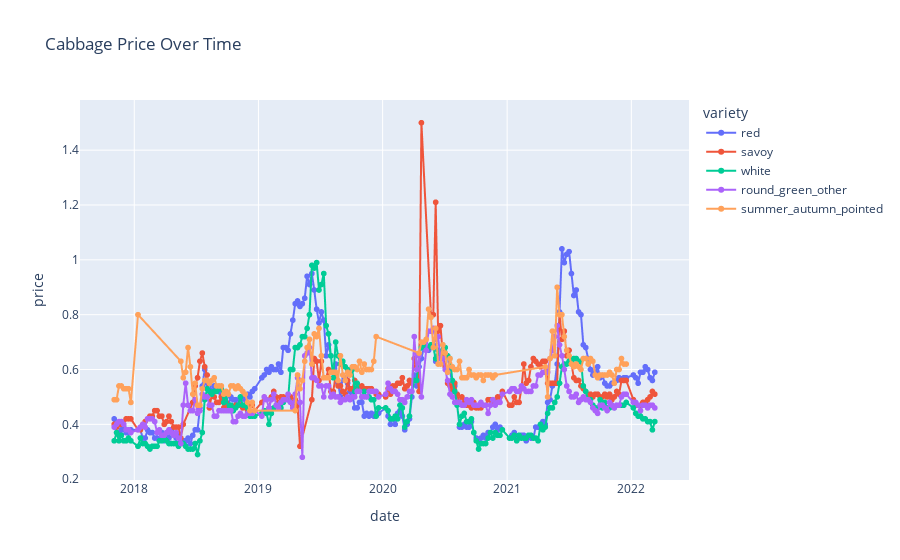

Here is the notebook cell this chart was saved with:
### Code cell
# Interactive chart line for better visualization and specific points
fig = px.line(cabbage_df, x='date', y='price', color='variety', 
              title='Cabbage Price Over Time',
              markers=True) # Add markers for each data point
fig.show()

### Figure 1 — Plotly figure (JSON) as saved in the notebook; plotly's stock layout.template omitted (floating-point values rounded to 4 significant figures; data arrays with more than 128 entries replaced by an {"elided": "..."} marker saying what was removed)
{"data": [{"hovertemplate": "variety=red<br>date=%{x}<br>price=%{y}<extra></extra>", "legendgroup": "red", "line": {"color": "#636efa", "dash": "solid"}, "marker": {"symbol": "circle"}, "mode": "lines+markers", "name": "red", "showlegend": true, "type": "scattergl", "x": {"elided": "218 str values"}, "xaxis": "x", "y": {"elided": "218 float values"}, "yaxis": "y"}, {"hovertemplate": "variety=savoy<br>date=%{x}<br>price=%{y}<extra></extra>", "legendgroup": "savoy", "line": {"color": "#EF553B", "dash": "solid"}, "marker": {"symbol": "circle"}, "mode": "lines+markers", "name": "savoy", "showlegend": true, "type": "scattergl", "x": {"elided": "208 str values"}, "xaxis": "x", "y": {"elided": "208 float values"}, "yaxis": "y"}, {"hovertemplate": "variety=white<br>date=%{x}<br>price=%{y}<extra></extra>", "legendgroup": "white", "line": {"color": "#00cc96", "dash": "solid"}, "marker": {"symbol": "circle"}, "mode": "lines+markers", "name": "white", "showlegend": true, "type": "scattergl", "x": {"elided": "218 str values"}, "xaxis": "x", "y": {"elided": "218 float values"}, "yaxis": "y"}, {"hovertemplate": "variety=round_green_other<br>date=%{x}<br>price=%{y}<extra></extra>", "legendgroup": "round_green_other", "line": {"color": "#ab63fa", "dash": "solid"}, "marker": {"symbol": "circle"}, "mode": "lines+markers", "name": "round_green_other", "showlegend": true, "type": "scattergl", "x": {"elided": "217 str values"}, "xaxis": "x", "y": {"elided": "217 float values"}, "yaxis": "y"}, {"hovertemplate": "variety=summer_autumn_pointed<br>date=%{x}<br>price=%{y}<extra></extra>", "legendgroup": "summer_autumn_pointed", "line": {"color": "#FFA15A", "dash": "solid"}, "marker": {"symbol": "circle"}, "mode": "lines+markers", "name": "summer_autumn_pointed", "showlegend": true, "type": "scattergl", "x": {"elided": "144 str values"}, "xaxis": "x", "y": {"elided": "144 float values"}, "yaxis": "y"}], "layout": {"legend": {"title": {"text": "variety"}, "tracegroupgap": 0}, "title": {"text": "Cabbage Price Over Time"}, "xaxis": {"anchor": "y", "domain": [0, 1], "title": {"text": "date"}}, "yaxis": {"anchor": "x", "domain": [0, 1], "title": {"text": "price"}}}}
